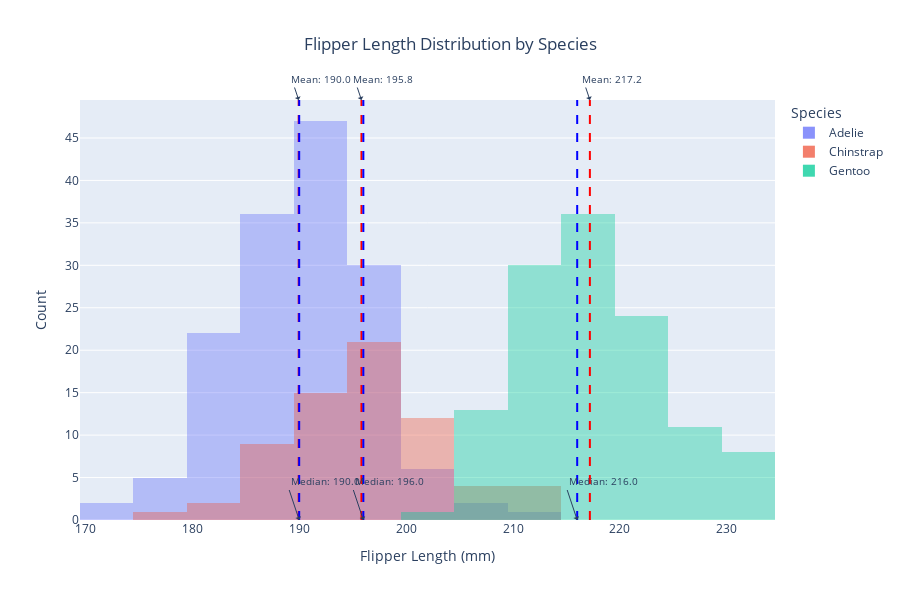

The code cell stored with this chart in its notebook:
### Code cell
import pandas as pd
import plotly.express as px

# Load the penguins dataset
url = "https://raw.githubusercontent.com/mwaskom/seaborn-data/master/penguins.csv"
penguins = pd.read_csv(url)

# Create a histogram for flipper_length_mm for each species
fig = px.histogram(penguins, 
                   x='flipper_length_mm', 
                   color='species', 
                   barmode='overlay', 
                   title='Flipper Length Distribution by Species',
                   labels={'flipper_length_mm': 'Flipper Length (mm)', 'species': 'Species'},
                   height=600)

# Calculate mean and median for each species
species_stats = penguins.groupby('species')['flipper_length_mm'].agg(['mean', 'median']).reset_index()

# Add vertical lines for mean and median
for _, row in species_stats.iterrows():
    species = row['species']
    mean_value = row['mean']
    median_value = row['median']
    
    # Add mean line
    fig.add_vline(x=mean_value, line_dash='dash', line_color='red',
                   annotation_text=f'Mean: {mean_value:.1f}', 
                   annotation_position='top right', 
                   annotation_font_size=10, 
                   annotation=dict(text=f'Mean: {mean_value:.1f} ({species})', showarrow=True, arrowhead=1))
    
    # Add median line
    fig.add_vline(x=median_value, line_dash='dash', line_color='blue',
                   annotation_text=f'Median: {median_value:.1f}', 
                   annotation_position='bottom right', 
                   annotation_font_size=10, 
                   annotation=dict(text=f'Median: {median_value:.1f} ({species})', showarrow=True, arrowhead=1))

# Update layout to prevent overlapping
fig.update_traces(opacity=0.75)  # Set transparency to avoid overlap
fig.update_layout(xaxis_title='Flipper Length (mm)',
                  yaxis_title='Count',
                  legend_title='Species',
                  title_x=0.5)  # Center the title

# Show the figure
fig.show()

### Figure 1 — Plotly figure (JSON) as saved in the notebook; plotly's stock layout.template omitted (floating-point values rounded to 4 significant figures; data arrays with more than 128 entries replaced by an {"elided": "..."} marker saying what was removed)
{"data": [{"alignmentgroup": "True", "bingroup": "x", "hovertemplate": "Species=Adelie<br>Flipper Length (mm)=%{x}<br>count=%{y}<extra></extra>", "legendgroup": "Adelie", "marker": {"color": "#636efa", "opacity": 0.5, "pattern": {"shape": ""}}, "name": "Adelie", "offsetgroup": "Adelie", "opacity": 0.75, "orientation": "v", "showlegend": true, "type": "histogram", "x": {"elided": "152 int values"}, "xaxis": "x", "yaxis": "y"}, {"alignmentgroup": "True", "bingroup": "x", "hovertemplate": "Species=Chinstrap<br>Flipper Length (mm)=%{x}<br>count=%{y}<extra></extra>", "legendgroup": "Chinstrap", "marker": {"color": "#EF553B", "opacity": 0.5, "pattern": {"shape": ""}}, "name": "Chinstrap", "offsetgroup": "Chinstrap", "opacity": 0.75, "orientation": "v", "showlegend": true, "type": "histogram", "x": [192, 196, 193, 188, 197, 198, 178, 197, 195, 198, 193, 194, 185, 201, 190, 201, 197, 181, 190, 195, 181, 191, 187, 193, 195, 197, 200, 200, 191, 205, 187, 201, 187, 203, 195, 199, 195, 210, 192, 205, 210, 187, 196, 196, 196, 201, 190, 212, 187, 198, 199, 201, 193, 203, 187, 197, 191, 203, 202, 194, 206, 189, 195, 207, 202, 193, 210, 198], "xaxis": "x", "yaxis": "y"}, {"alignmentgroup": "True", "bingroup": "x", "hovertemplate": "Species=Gentoo<br>Flipper Length (mm)=%{x}<br>count=%{y}<extra></extra>", "legendgroup": "Gentoo", "marker": {"color": "#00cc96", "opacity": 0.5, "pattern": {"shape": ""}}, "name": "Gentoo", "offsetgroup": "Gentoo", "opacity": 0.75, "orientation": "v", "showlegend": true, "type": "histogram", "x": [211, 230, 210, 218, 215, 210, 211, 219, 209, 215, 214, 216, 214, 213, 210, 217, 210, 221, 209, 222, 218, 215, 213, 215, 215, 215, 216, 215, 210, 220, 222, 209, 207, 230, 220, 220, 213, 219, 208, 208, 208, 225, 210, 216, 222, 217, 210, 225, 213, 215, 210, 220, 210, 225, 217, 220, 208, 220, 208, 224, 208, 221, 214, 231, 219, 230, 214, 229, 220, 223, 216, 221, 221, 217, 216, 230, 209, 220, 215, 223, 212, 221, 212, 224, 212, 228, 218, 218, 212, 230, 218, 228, 212, 224, 214, 226, 216, 222, 203, 225, 219, 228, 215, 228, 216, 215, 210, 219, 208, 209, 216, 229, 213, 230, 217, 230, 217, 222, 214, null, 215, 222, 212, 213], "xaxis": "x", "yaxis": "y"}], "layout": {"annotations": [{"arrowhead": 1, "font": {"size": 10}, "showarrow": true, "text": "Mean: 190.0", "x": 190.0, "xanchor": "left", "xref": "x", "y": 1, "yanchor": "top", "yref": "y domain"}, {"arrowhead": 1, "font": {"size": 10}, "showarrow": true, "text": "Median: 190.0", "x": 190, "xanchor": "left", "xref": "x", "y": 0, "yanchor": "bottom", "yref": "y domain"}, {"arrowhead": 1, "font": {"size": 10}, "showarrow": true, "text": "Mean: 195.8", "x": 195.8, "xanchor": "left", "xref": "x", "y": 1, "yanchor": "top", "yref": "y domain"}, {"arrowhead": 1, "font": {"size": 10}, "showarrow": true, "text": "Median: 196.0", "x": 196, "xanchor": "left", "xref": "x", "y": 0, "yanchor": "bottom", "yref": "y domain"}, {"arrowhead": 1, "font": {"size": 10}, "showarrow": true, "text": "Mean: 217.2", "x": 217.2, "xanchor": "left", "xref": "x", "y": 1, "yanchor": "top", "yref": "y domain"}, {"arrowhead": 1, "font": {"size": 10}, "showarrow": true, "text": "Median: 216.0", "x": 216, "xanchor": "left", "xref": "x", "y": 0, "yanchor": "bottom", "yref": "y domain"}], "barmode": "overlay", "height": 600, "legend": {"title": {"text": "Species"}, "tracegroupgap": 0}, "shapes": [{"line": {"color": "red", "dash": "dash"}, "type": "line", "x0": 190.0, "x1": 190.0, "xref": "x", "y0": 0, "y1": 1, "yref": "y domain"}, {"line": {"color": "blue", "dash": "dash"}, "type": "line", "x0": 190, "x1": 190, "xref": "x", "y0": 0, "y1": 1, "yref": "y domain"}, {"line": {"color": "red", "dash": "dash"}, "type": "line", "x0": 195.8, "x1": 195.8, "xref": "x", "y0": 0, "y1": 1, "yref": "y domain"}, {"line": {"color": "blue", "dash": "dash"}, "type": "line", "x0": 196, "x1": 196, "xref": "x", "y0": 0, "y1": 1, "yref": "y domain"}, {"line": {"color": "red", "dash": "dash"}, "type": "line", "x0": 217.2, "x1": 217.2, "xref": "x", "y0": 0, "y1": 1, "yref": "y domain"}, {"line": {"color": "blue", "dash": "dash"}, "type": "line", "x0": 216, "x1": 216, "xref": "x", "y0": 0, "y1": 1, "yref": "y domain"}], "title": {"text": "Flipper Length Distribution by Species", "x": 0.5}, "xaxis": {"anchor": "y", "domain": [0, 1], "title": {"text": "Flipper Length (mm)"}}, "yaxis": {"anchor": "x", "domain": [0, 1], "title": {"text": "Count"}}}}
